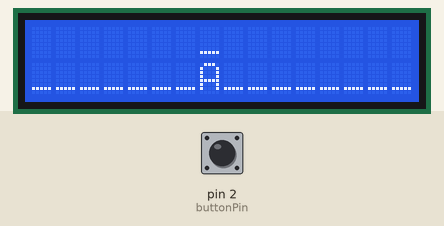
A sketch run on a simulated Arduino Uno, built with avr-gcc and run on an emulated ATmega328P. Parts: 16×2 character LCD. Inputs (shaded band) come from the test bench; at power-on: pin 2 (buttonPin) HIGH.

Above: at 1.2 s.
1.3 s: pin 2 (buttonPin) pulled LOW for 1 s
At 1.7 s:
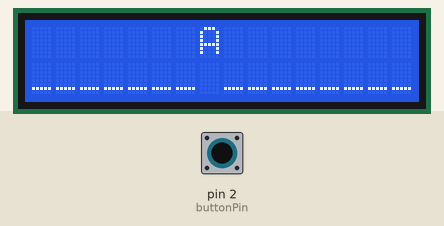
4.0 s: pin 2 (buttonPin) pulled LOW for 3.2 s
8.7 s: pin 2 (buttonPin) pulsed LOW 5 times (0.12 s each, 0.3 s apart)
13.2 s: pin 2 (buttonPin) pulled LOW for 0.15 s
Timing chart, 0 to 16.2 s (numbered marks = the images above; inputs shaded):
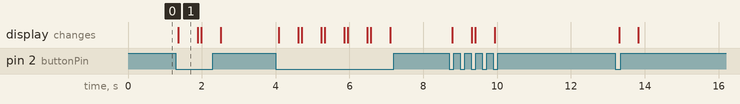

The sketch:

simpleJumpan.ino
```cpp
#include <LiquidCrystal_I2C.h>

// Set the LCD address to 0x27 for a 16 chars and 2 line display
LiquidCrystal_I2C lcd(0x27, 16, 2);

// Define the number of columns and rows on the LCD
const int LCD_COLS = 16;
const int LCD_ROWS = 2;

// Button pin
const int buttonPin = 2;

// Game variables
int jumpmanPosition = 7; // Starting position of Jumpman
bool isJumping = false;
unsigned long jumpStartTime;

void setup() {
  pinMode(buttonPin, INPUT_PULLUP); // Set button pin as input with internal pullup resistor
  lcd.init();                      // Initialize the LCD
  lcd.backlight();                 // Turn on the backlight

  // Draw the ground on the bottom row
  for (int i = 0; i < LCD_COLS; i++) {
    lcd.setCursor(i, LCD_ROWS - 1);
    lcd.print("_");
  }
}

void loop() {
  // Read the state of the button
  bool buttonState = digitalRead(buttonPin);

  // If the button is pressed and Jumpman is not already jumping
  if (buttonState == LOW && !isJumping) {
    isJumping = true;
    jumpStartTime = millis();
  }

  // Handle the jumping logic
  if (isJumping) {
    unsigned long currentTime = millis();
    // Jump duration is half a second
    if (currentTime - jumpStartTime < 500) {
      // Jumpman is in the air
      drawJumpman(jumpmanPosition, 0); // Draw Jumpman in the top row
    } else {
      // Jump is over
      isJumping = false;
    }
  }

  if (!isJumping) {
    // If not jumping, ensure Jumpman is on the ground
    drawJumpman(jumpmanPosition, 1); // Draw Jumpman in the bottom row
  }

  delay(100); // Small delay to slow down the loop for button debouncing
}

void drawJumpman(int position, int row) {
  // Clear Jumpman's previous position by drawing a space
  lcd.setCursor(position, row == 0 ? 1 : 0);
  lcd.print(" ");

  // Draw Jumpman at the new position
  lcd.setCursor(position, row);
  lcd.print("A"); // Simple representation of Jumpman

  // Redraw the ground if Jumpman was on the bottom row
  if (row == 1) {
    lcd.setCursor(position, 0);
    lcd.print("_");
  }
}
```

Measured:
- after the input at 1.3 s, the display: changes after 0.06 s (image 1)
- what the display in image 1 shows lasts 0.5 s, from 1.4 s to 1.9 s
